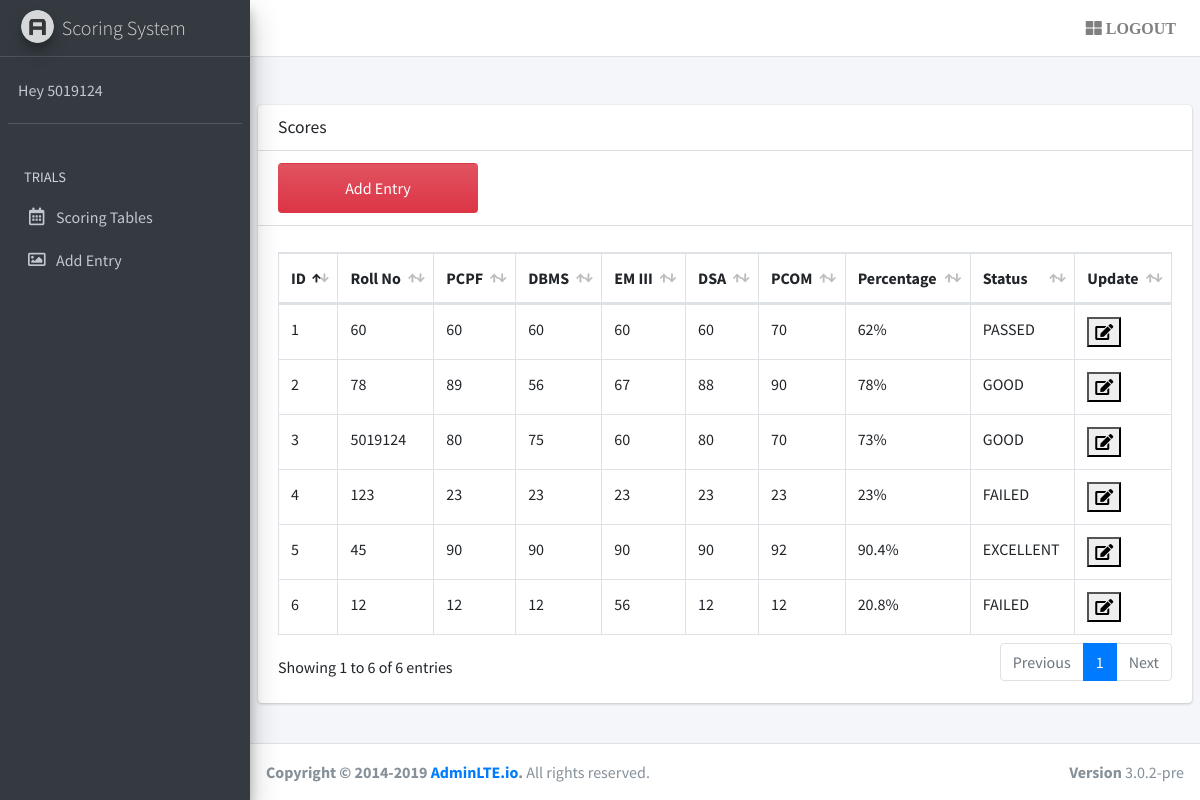
Screenshot of /ScoringSystem/data.php (signed in) with the database file from the repository.
### tables this page shows
CREATE TABLE `scores` (
  `id` int(11) NOT NULL,
  `rollNo` bigint(20) NOT NULL,
  `sub1` int(11) NOT NULL,
  `sub2` int(11) NOT NULL,
  `sub3` int(11) NOT NULL,
  `sub4` int(11) NOT NULL,
  `sub5` int(11) NOT NULL,
  `percent` float NOT NULL
);

### ScoringSystem/data.php (the view, shortened to what this page needs)
<?php
  include('includes/connect.php');
  $ids = $_SESSION['ids'];
?>
<!DOCTYPE html>
<html>
<head>
  <link rel="stylesheet" href="plugins/fontawesome-free/css/all.min.css">
  <link rel="stylesheet" href="https://code.ionicframework.com/ionicons/2.0.1/css/ionicons.min.css">
  <link rel="stylesheet" href="plugins/datatables-bs4/css/dataTables.bootstrap4.css">
  <link rel="stylesheet" href="dist/css/adminlte.min.css">
</head>
<body class="hold-transition sidebar-mini">
<div class="wrapper">
  <nav class="main-header navbar navbar-expand navbar-white navbar-light">
    <ul class="navbar-nav ml-auto">
      <li class="nav-item">
        <a class="nav-link" data-widget="control-sidebar" data-slide="true" href="logout.php">
          <i class="fas fa-th-large"> LOGOUT</i>
        </a>
      </li>
    </ul>
  </nav>
  <aside class="main-sidebar sidebar-dark-primary elevation-4" style="color: darkblue;">
    <a href="index.html" class="brand-link">
      <img src="dist/img/AdminLTELogo.png"
           alt="AdminLTE Logo"
           class="brand-image img-circle elevation-3"
           style="opacity: .8">
      <span class="brand-text font-weight-light">Scoring System</span>
    </a>
    <div class="sidebar">
      <div class="user-panel mt-3 pb-3 mb-3 d-flex">
        <div class="info">
          <a href="#" class="d-block">Hey <?php echo $ids; ?></a>
        </div>
      </div>
      <nav class="mt-2">
        <ul class="nav nav-pills nav-sidebar flex-column" data-widget="treeview" role="menu" data-accordion="false">
          <li class="nav-header">TRIALS</li>
          <li class="nav-item">
            <a href="data.php" class="nav-link">
              <i class="nav-icon far fa-calendar-alt"></i>
              <p>
                Scoring Tables
              </p>
            </a>
          </li>
          <li class="nav-item">
            <a href="advanced.php" class="nav-link">
              <i class="nav-icon far fa-image"></i>
              <p>
                Add Entry
              </p>
            </a>
          </li>
        </ul>
      </nav>
    </div>
  </aside>
  <div class="content-wrapper">
    <br><br>
    <section class="content">
      <div class="row">
        <div class="col-12">
          <div class="card">
            <div class="card-header">
              <h3 class="card-title">Scores</h3>
            </div>
            <div class="card-header">
                <button type="button" style="height:50px;width:200px" class="btn btn-block bg-gradient-danger">
                  <a href="advanced.php" style="color: white;">Add Entry</a>
                </button>
            </div>
            <div class="card-body">
              <table id="example2" class="table table-bordered table-hover">
                <thead>
                <tr>
                  <th>ID</th>
                  <th>Roll No</th>
                  <th>PCPF</th>
                  <th>DBMS</th>
                  <th>EM III</th>
                  <th>DSA</th>
                  <th>PCOM</th>
                  <th>Percentage</th>
                  <th>Status</th>
                  <th>Update</th>
                </tr>
                </thead>
                <tbody>
                  <?php
                    $sql="select * from scores";
                    $result = mysqli_query($con,$sql);
                    foreach($result as $j)
                    {
                  ?>
                      <form action="updateFile.php" method="post">
                        <tr>
                          <td><?php echo $j['id'];?></td>
                          <td><?php echo $j['rollNo'] ?></td>
                          <td><?php echo $j['sub1'] ?></td>
                          <td><?php echo $j['sub2'] ?></td>
                          <td><?php echo $j['sub3'] ?></td>
                          <td><?php echo $j['sub4'] ?></td>
                          <td><?php echo $j['sub5'] ?></td>
                          <td><?php echo $j['percent'] ?>%</td>
                          <td>
                            <?php
                              if($j['percent']>=90){
                                echo "EXCELLENT";
                              }
                              elseif ($j['percent']>=70) {
                                 echo "GOOD";
                              }
                              elseif ($j['percent']>=35) {
                                 echo "PASSED";
                              }
                              else{
                                echo "FAILED";
                              }
                            ?>
                          </td>
                          <td><button name="submit" type="submit"><i class="fa fa-edit"></i></button></td>
                        </tr>
                      </form>
                  <?php
                    }
                  ?>
                </tbody>
              </table>
            </div>
          </div>
        </div>
      </div>
    </section>
  </div>
  <footer class="main-footer">
    <div class="float-right d-none d-sm-block">
      <b>Version</b> 3.0.2-pre
    </div>
    <strong>Copyright &copy; 2014-2019 <a href="http://adminlte.io">AdminLTE.io</a>.</strong> All rights
    reserved.
  </footer>
</div>
</body>
</html>

### rows the page displays
scores: id "1", rollNo "60", sub1 "60", sub2 "60", sub3 "60", sub4 "60", sub5 "70", percent "62", shows "PASSED"
scores: id "2", rollNo "78", sub1 "89", sub2 "56", sub3 "67", sub4 "88", sub5 "90", percent "78", shows "GOOD"
scores: id "3", rollNo "5019124", sub1 "80", sub2 "75", sub3 "60", sub4 "80", sub5 "70", percent "73", shows "GOOD"
scores: id "4", rollNo "123", sub1 "23", sub2 "23", sub3 "23", sub4 "23", sub5 "23", percent "23", shows "FAILED"
scores: id "5", rollNo "45", sub1 "90", sub2 "90", sub3 "90", sub4 "90", sub5 "92", percent "90.4", shows "EXCELLENT"
scores: id "6", rollNo "12", sub1 "12", sub2 "12", sub3 "56", sub4 "12", sub5 "12", percent "20.8", shows "FAILED"

### other values shown
$ids "5019124"
